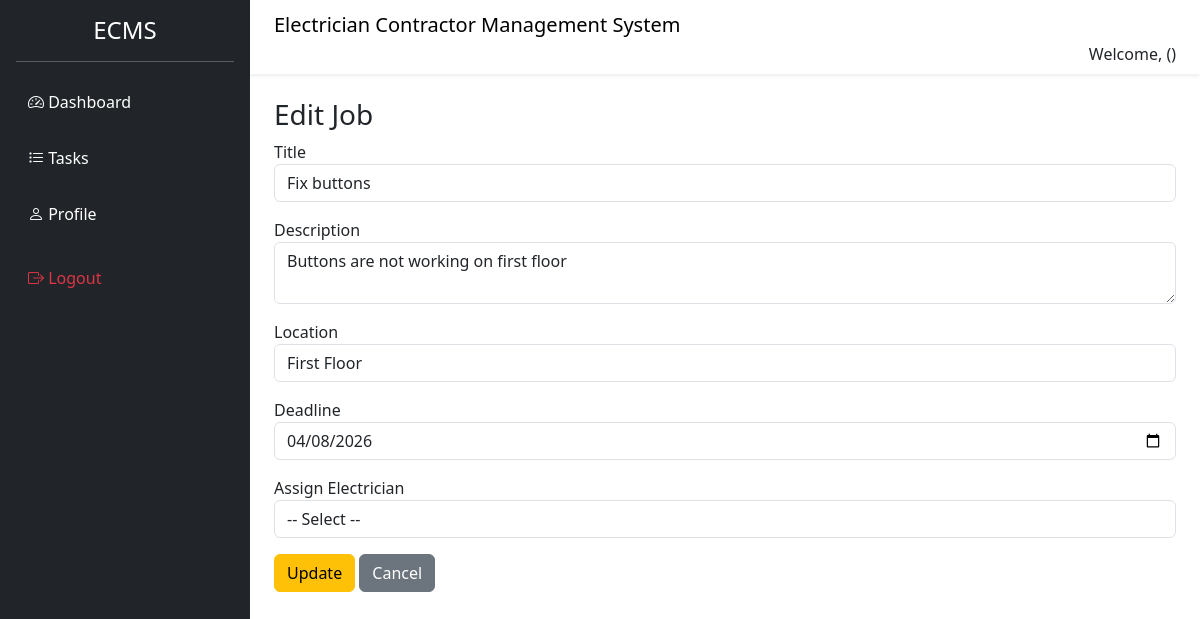
Before: /jobs/edit/1/ with the older database file.
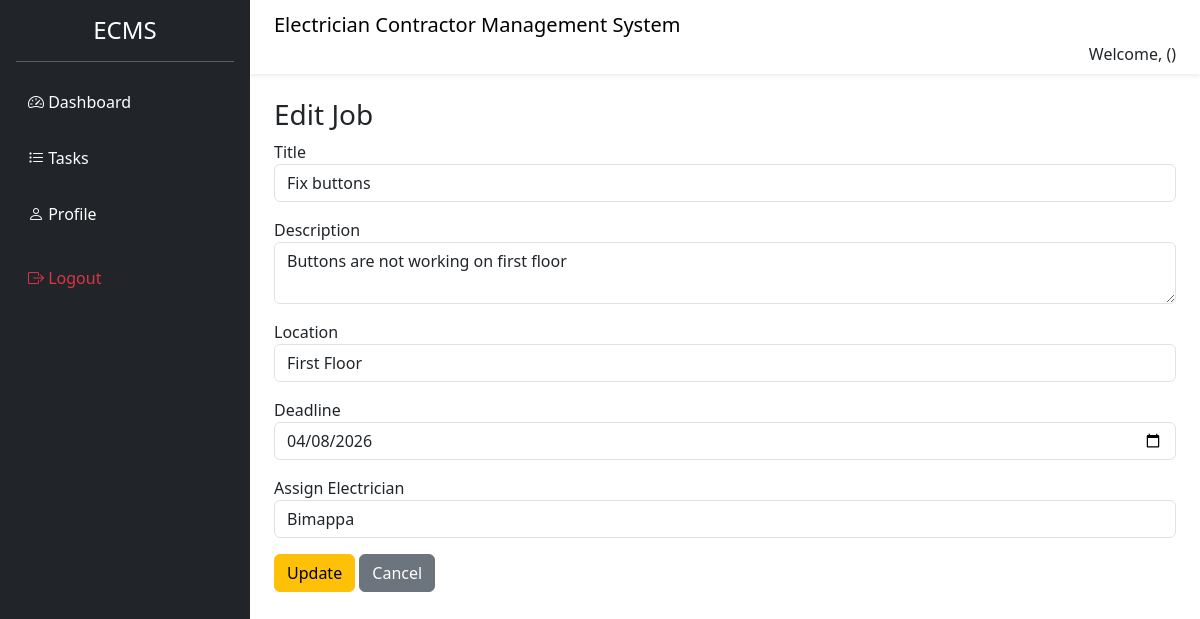
After: the same page with the newer database file.
### core/models.py (models this page shows, shortened)
class Job(models.Model):
    title = models.CharField(max_length=200)
    description = models.TextField()
    location = models.CharField(max_length=200)
    deadline = models.DateField()
    electrician = models.ForeignKey(
        Electrician,
        on_delete=models.SET_NULL,
        null=True,
        related_name="jobs"
    )
    created_at = models.DateTimeField(auto_now_add=True)

class Electrician(models.Model):
    user = models.OneToOneField(User, on_delete=models.CASCADE, null=True, blank=True)
    name = models.CharField(max_length=100)
    phone = models.CharField(max_length=15)
    email = models.EmailField()
    experience = models.IntegerField()
    created_at = models.DateTimeField(auto_now_add=True)

### core/views.py (the view, shortened to what this page needs)
# urls.py: path('jobs/edit/<int:id>/', views.edit_job, name='edit_job'),
def edit_job(request, id):
    job = get_object_or_404(Job, id=id)
    electricians = Electrician.objects.all()
    return render(request, 'edit_job.html', {
        'job': job,
        'electricians': electricians
    })

### templates/edit_job.html (shortened to what this page needs)
{% extends 'base.html' %}
{% block content %}
<h3>Edit Job</h3>
<form method="POST">
<div class="mb-3">
<label>Title</label>
<input type="text" name="title" class="form-control"
       value="{{ job.title }}" required>
</div>
<div class="mb-3">
<label>Description</label>
<textarea name="description" class="form-control">{{ job.description }}</textarea>
</div>
<div class="mb-3">
<label>Location</label>
<input type="text" name="location" class="form-control"
       value="{{ job.location }}" required>
</div>
<div class="mb-3">
<label>Deadline</label>
<input type="date" name="deadline" class="form-control"
       value="{{ job.deadline|date:'Y-m-d' }}" required>
</div>
<div class="mb-3">
<label>Assign Electrician</label>
<select name="electrician" class="form-control" required>
<option value="" disabled selected>-- Select --</option>
{% for e in electricians %}
<option value="{{ e.id }}"
{% if job.electrician and job.electrician.id == e.id %}
selected
{% endif %}
>
{{ e.name }}
</option>
{% endfor %}
</select>
</div>
<button class="btn btn-warning">Update</button>
<a href="{% url 'jobs' %}" class="btn btn-secondary">Cancel</a>
</form>
{% endblock %}

### templates/base.html (shortened to what this page needs)
{% load static %}
<!DOCTYPE html>
<html>
    <head>
<link rel="stylesheet" href="{% static 'css/style.css' %}">
<link href="https://cdn.jsdelivr.net/npm/bootstrap@5.3.2/dist/css/bootstrap.min.css" rel="stylesheet">
<link href="https://cdn.jsdelivr.net/npm/bootstrap-icons@1.11.1/font/bootstrap-icons.css" rel="stylesheet">
</head>
<body>
<div class="d-flex" id="wrapper">
    <div class="sidebar text-white p-3" id="sidebar-wrapper">
        <h4 class="text-center">ECMS</h4>
        <hr>
        {% with role=request.user.userprofile.role %}
        <a href="{% url 'dashboard' %}" class="d-block text-white mb-2"><i class="bi bi-speedometer2"></i> Dashboard</a>
        <a href="{% url 'tasks' %}" class="d-block text-white mb-2"><i class="bi bi-list-task"></i> Tasks</a>
        <a href="{% url 'profile' %}" class="d-block text-white mb-2"><i class="bi bi-person"></i> Profile</a>
        {% endwith %}
        <a href="{% url 'logout' %}" class="text-danger d-block mt-3"><i class="bi bi-box-arrow-right"></i> Logout</a>
    </div>
    <div id="page-content-wrapper" class="w-100 flex-grow-1">
        <nav class="navbar navbar-light bg-white shadow-sm px-4 flex-wrap">
        <span class="navbar-brand mb-0 h5 flex-grow-1 text-center text-md-start">
            Electrician Contractor Management System
        </span>
        <p class="mb-0 w-100 text-center text-md-end mt-2 mt-md-0">
            Welcome, {{ request.user.username }} ({{ request.user.userprofile.role }})
        </p>
    </nav>
        <div class="container-fluid p-4">
            {% block content %}{% endblock %}
        </div>
    </div>
</div>
</body>
</html>

### static/css/style.css (style rules this page uses)
body { background:#f5f7fb; font-family: Arial, sans-serif; }
.sidebar { width:240px; min-height:100vh; background:#1f2d3d; }
.sidebar a { color:white; text-decoration:none; padding:12px; display:block; }
#wrapper { display: flex; }
#sidebar-wrapper { width: 250px; min-height: 100vh; background-color: #212529; transition: all 0.3s ease; }
#page-content-wrapper { flex: 1; }

Changed rows visible on the page:
changed Job "Fix buttons": electrician (not shown) → "Bimappa"
Other visible differences:
form field electrician: "-- Select --" → (not shown)
